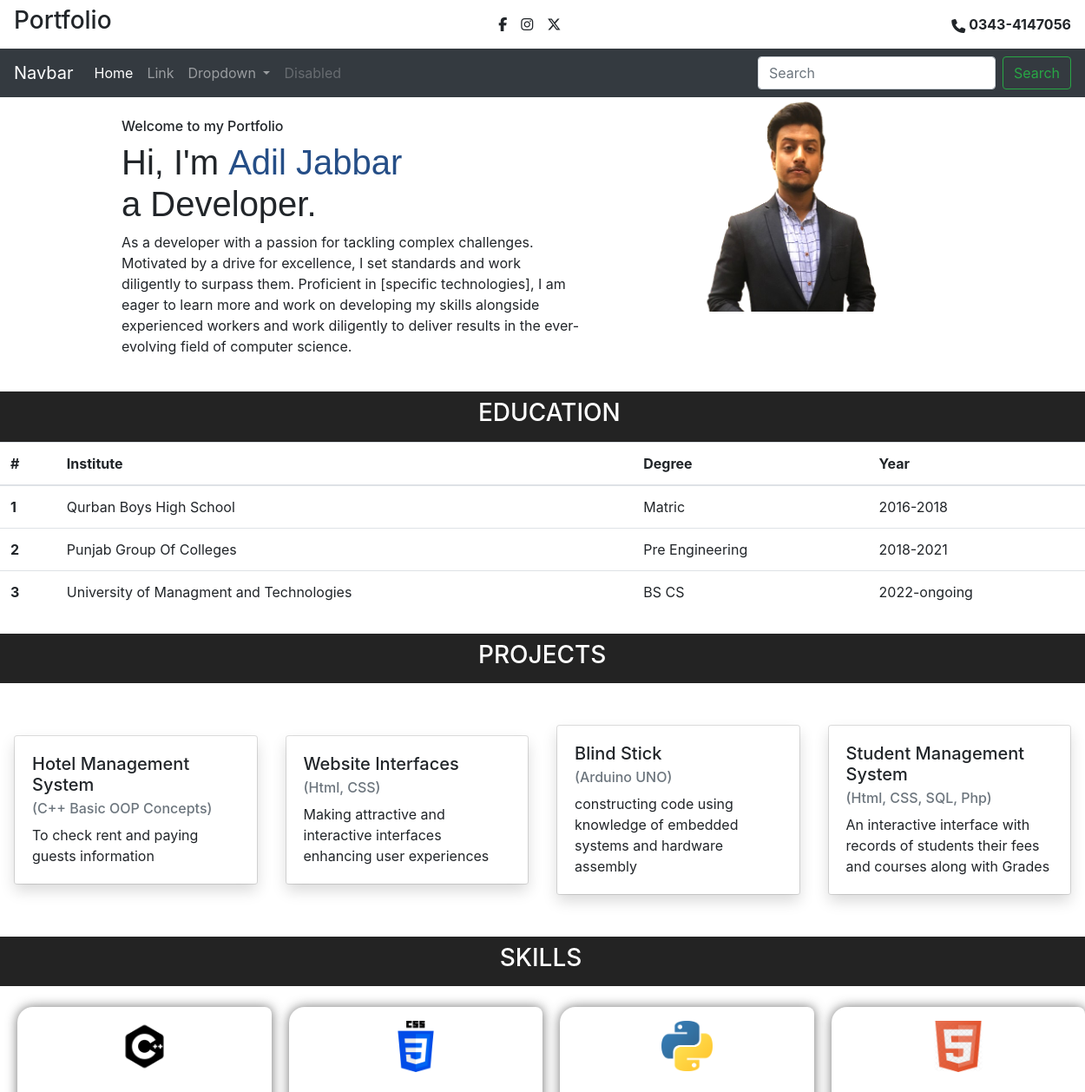
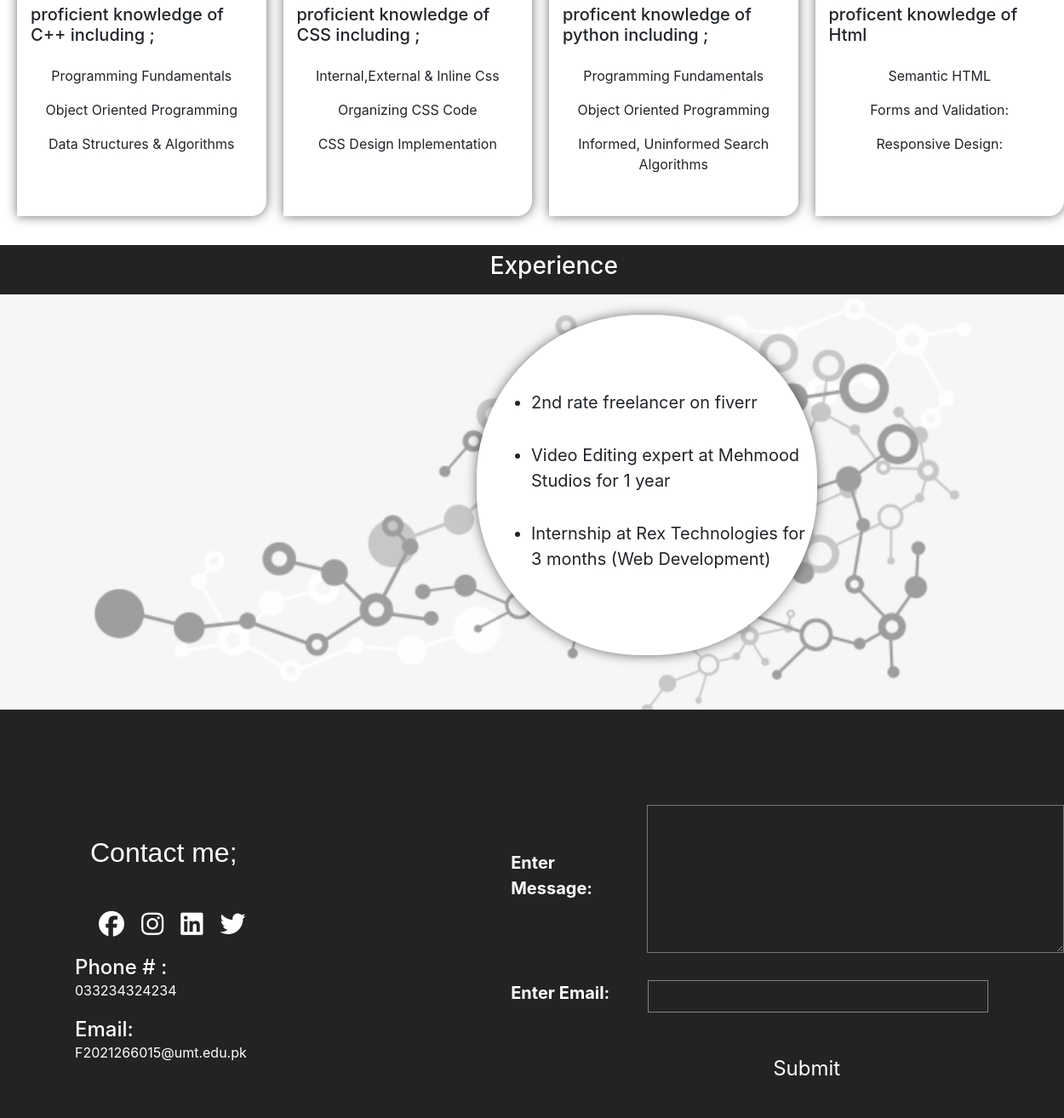
The page / on the database its author committed (2 pictures, top to bottom).
### portfolio/models.py (models this page shows, shortened)
class Intro(models.Model):
    Intro_Name = models.CharField( max_length=100)
    Intro_Status = models.CharField( max_length=100)
    Intro_par = models.TextField()
    image = models.ImageField(upload_to='profile_images/', null=True, blank=True)

class Edu(models.Model):
    institute = models.CharField(max_length=200)
    degree = models.CharField(max_length=100)
    year = models.CharField(max_length=50)

class Project(models.Model):
    title = models.CharField(max_length=200)
    description = models.TextField()
    technologies = models.CharField(max_length=200)

class Skill(models.Model):
    pic = models.ImageField(upload_to='c++.png/', null=True, blank=True)
    name = models.CharField(max_length=100)
    info = models.CharField(max_length=100)
    desc_1 = models.CharField(max_length=100)
    desc_2 = models.CharField(max_length=100)
    desc_3 = models.CharField(max_length=100)

class Exp(models.Model):
    desc = models.TextField()

### portfolio/views.py (the view)
# urls.py: path("", views.index, name='portfolio'),
def index(request):
    introdata = Intro.objects.first()
    edu = Edu.objects.all()
    projects = Project.objects.all()
    sk = Skill.objects.all()
    exp = Exp.objects.all()
    return render(request, 'index.html',{'introdata': introdata, 'edu': edu, 'projects': projects, 'sk': sk, 'exp':exp})

### templates/index.html (shortened to what this page needs)
<!DOCTYPE html>
<html lang="en">
<head>
  <link rel="stylesheet" href="https://cdn.jsdelivr.net/npm/bootstrap@4.4.1/dist/css/bootstrap.min.css"
>
  <link rel="stylesheet" href="https://cdnjs.cloudflare.com/ajax/libs/font-awesome/6.5.2/css/all.min.css"
 />
</head>
<body>
  <header class=" section1 d-flex justify-content-between align-items-center px-3 py-0 my-0 ">
    <div>
      <h3>Portfolio</h3>
    </div>
    <div class="d-flex">
      <i class="fa-brands fa-facebook-f px-2"></i>
      <i class="fa-brands fa-instagram px-2"></i>
      <i class="fa-brands fa-x-twitter px-2"></i>
    </div>
    <div class="d-flex text-center pt align-items-center justify-content-center ">
      <i class="fa-solid fa-phone px-1 pt-1 "></i>
      <p class="font-weight-bolder pt-3">0343-4147056</p>
    </div>
  </header>
  <nav class="navbar navbar-expand-lg navbar-dark bg-dark">
    <a class="navbar-brand" href="#">Navbar</a>
    <div class="collapse navbar-collapse" id="navbarSupportedContent">
      <ul class="navbar-nav mr-auto">
        <li class="nav-item active">
          <a class="nav-link" href="#">Home <span class="sr-only">(current)</span></a>
        </li>
        <li class="nav-item">
          <a class="nav-link" href="#">Link</a>
        </li>
        <li class="nav-item dropdown">
          <a class="nav-link dropdown-toggle" href="#" id="navbarDropdown" role="button" data-toggle="dropdown"
            aria-haspopup="true" aria-expanded="false">
            Dropdown
          </a>
        </li>
        <li class="nav-item">
          <a class="nav-link disabled" href="#" tabindex="-1" aria-disabled="true">Disabled</a>
        </li>
      </ul>
      <form class="form-inline my-2 my-lg-0">
        <input class="form-control mr-sm-2" type="search" placeholder="Search" aria-label="Search">
        <button class="btn btn-outline-success my-2 my-sm-0" type="submit">Search</button>
      </form>
    </div>
  </nav>
  <section class="Introduction" style="padding-left: 10%; display:flex;" class="intro d-lg-flex d-block ">
    <div id="intro" class="font-monospace col-md-6 py-4 mr-5">
      <h6>Welcome to my Portfolio</h6>
      <div style="font-family: Impact, Haettenschweiler, 'Arial Narrow Bold', sans-serif;">
        <h1 style="display: inline;">Hi, I'm </h1>
        <h1 class="name" style="color: rgb(37, 78, 135); display: inline;"> {{introdata.Intro_Name}}</h1>
        <h1>{{introdata.Intro_Status}}</h1>
      </div>
      <p>{{introdata.Intro_par}}</p>
    </div>
    <div class="col-md-4 ">
      <img src="{{ introdata.image.url }}" width="70%" class="ml-5">
    </div>
  </section>
  <section class="education">
    <div style="background-color: rgb(35, 35, 35); " class="p-2">
      <h3 style="margin-left: 44%;color: white;">EDUCATION</h3>
    </div>
    <table class="table">
      <thead>
          <tr>
              <th scope="col">#</th>
              <th scope="col">Institute</th>
              <th scope="col">Degree</th>
              <th scope="col">Year</th>
          </tr>
      </thead>
      <tbody>
          {% for e in edu %}
          <tr class="ro">
            <th schope="row">{{ forloop.counter }}</th>
            <td>{{ e.institute }}</td>
            <td>{{ e.degree }}</td>
            <td>{{ e.year }}</td>
          </tr>
          {% endfor %}
      </tbody>
  </table>
  </section>
  <section id="projects">
    <div style="background-color: rgb(35, 35, 35); " class="p-2 my-4">
      <h3 style="margin-left: 44%; color: white;">PROJECTS</h3>
    </div>
    <div class="cards  my-5  d-lg-flex align-items-lg-center justify-content-lg-center  d-block gap-lg-0 gap-3 " style="display:flex;">
    {% for p in projects %}
    <div class="card mx-lg-3 " style="width: 18rem;">
      <div class="card-body shadow ">
        <h5 class="card-title">{{ p.title }}</h5>
        <h6 class="card-subtitle mb-2 text-muted">{{ p.technologies}}</h6>
        <p class="card-text">{{ p.description }}</p>
      </div>
    </div>
    {% endfor %}
  </div>
  </section>
  <section class="Skills" >
    <div style="background-color: rgb(35, 35, 35); " class="p-2 my-4">
      <h3 style="margin-left: 46%; color: white;">SKILLS</h3>
  </div>
  <div class="cards_skills d-lg-flex align-items-lg-center justify-content-lg-center d-block gap-lg-0 gap-3">
      {% for s in sk %}
      <div class="card_s">
          <img style="margin-right:3rem; margin-top:1rem" src="{{ s.pic.url }}" width="20%" class="ml-5" >
          <h5 style="padding:1rem;display:flex;align-item:center;">{{s.info}}</h5>
          <p style="display:flex; flex-direction:column; text-align:center; align-item:center;">{{ s.desc_1 }}</p>
          <p style="display:flex; flex-direction:column; text-align:center; align-item:center;">{{ s.desc_2 }}</p>
          <p style="display:flex; flex-direction:column; text-align:center; align-item:center;">{{ s.desc_3 }}</p>
      </div>
      {% endfor %}
  </div>
  </section >
  <section class="experience">
     <div style="background-color: rgb(35, 35, 35); " class="p-2 my-4">
      <h3 style="margin-left: 46%; color: white;">Experience</h3>
    </div>
    <div id="exp_card">
      <ul style="list-style-type: disc;">
        {% for e in exp %}
        <li>{{ e.desc }} </li>
        {% endfor %}
      </ul>
    </div>
  </section>
  <section style="background-color: rgb(35, 35, 35); height: 30rem; display: flex;" class="contact">
    <div class="contact_left pt-5 mt-5 ml-5">
      <h2 class="contacth mt-5">Contact me;</h2>
    <div class="icons d-flex ml-5">
      <div class="icon">
        <i class="fa-brands fa-facebook"></i>
      </div>
      <div class="icon">
        <i class="fa-brands fa-instagram"></i>
      </div>
      <div class="icon">
        <i class="fa-brands fa-linkedin"></i>
      </div>
      <div class="icon">
        <i class="fa-brands fa-twitter"></i>
      </div>
    </div>
    <div style="color: white; margin-left: 40px; margin-top: 20px;">
      <h4 class="d-inline ">Phone # :</h4>
      <p class="d-inline "> 033234324234</p>
    </div>
    <div style="color: white; margin-left: 40px; margin-top: 20px;">
      <h4 class="d-inline ">Email:</h4>
      <p class="d-inline "> F2021266015@umt.edu.pk</p>
    </div>
    </div>
    <div class="contact_right">
      <form id="Contact" method="post" action="{% url 'contact' %}">
        <div style="display: flex; margin-left: 300px; margin-top: 7rem;">
          <label for="comment" style="color: white; display: flex; align-items: center;margin-right: 20px; font-size: 20px;"><b>Enter Message:</b> </label>
        <textarea id="comment" name="comment" id="comment" cols="50" rows="7" style="color: white; background-color: transparent;"></textarea>
        </div>
        <div style="display: flex; margin-left: 300px; margin-top: 2rem;">
          <label for="email" style="color: white; display: flex; align-items: center;margin-right: 45px; font-size: 20px;"><b>Enter Email:</b> </label>
          <input id="email" type="email" name="email" style="color: white; background-color: transparent; border: 1px solid rgb(132, 130, 130); width: 400px;">
        </div>
        <button class="submit_button" style="padding: 1rem; background:transparent; color:white;border: none; font-size: 1.5rem; margin-left:37rem; margin-top:2rem">Submit</button>
      </form>
    </div>
  </section>
</body>
</html>

### templates/index.html (style rules this page uses)
i { transition: 0.5s; }
.section1 h3 { transition: 0.5s; }
.card { transition: 0.5s; }
.name { transition: 0.5s; }
.ro { transition: 0.8s; }
.card_s { box-shadow: 0.2px 0.2px 13px rgba(60, 60, 60, 0.74); width: 20rem; display: flex; flex-direction: column; align-items: center; border-radius: 18px 8px 18px 0px; margin-bottom: 10px; margin-left: 20px; height: 22rem; transition: 0.5s; }
.contacth { font-family: Impact, Haettenschweiler, 'Arial Narrow Bold', sans-serif; color: white; margin-left: 23%; padding-top: 2%; }
.icon i { font-size: 30px; color: white; margin-left: 20px; margin-top: 20px; transition: 0.5s; }
.icons { margin-top: 30px; }
#exp_card { width: 25rem; height: 25rem; box-shadow: 0.2px 0.2px 13px rgba(60, 60, 60, 0.74); border-radius: 12rem; margin-top: 4rem 0px; margin-left: 35rem; background-color: white; }
#exp_card ul { padding-top: 5.5rem; padding-left: 4rem; font-size: 20px; }
#exp_card ul li { margin-bottom: 2rem; }
.experience { padding-bottom: 4rem; background-image: url(/static/assets/background_exp.png); background-size: cover; background-repeat: no-repeat; }

### rows shown on the page
Intro: Intro_Name "Adil Jabbar", Intro_Status "a Developer.", Intro_par "As a developer with a passion for tackling complex challenges. Motivated by a drive for excellence, I set standards and work diligently to surpass them. Proficient in [specific technologies], I am eager to learn more and work on developing my skills alongside experienced workers and work diligently to deliver results in the ever-evolving field of computer science.", image (picture)
Edu: institute "Qurban Boys High School", degree "Matric", year "2016-2018"
Edu: institute "Punjab Group Of Colleges", degree "Pre Engineering", year "2018-2021"
Edu: institute "University of Managment and Technologies", degree "BS CS", year "2022-ongoing"
Project: title "Hotel Management System", technologies "(C++ Basic OOP Concepts)", description "To check rent and paying guests information"
Project: title "Website Interfaces", technologies "(Html, CSS)", description "Making attractive and interactive interfaces enhancing user experiences"
Project: title "Blind Stick", technologies "(Arduino UNO)", description "constructing code using knowledge of embedded systems and hardware assembly"
Project: title "Student Management System", technologies "(Html, CSS, SQL, Php)", description "An interactive interface with records of students their fees and courses along with Grades"
Skill: pic (picture), info "proficient knowledge of C++ including ;", desc_1 "Programming Fundamentals", desc_2 "Object Oriented Programming", desc_3 "Data Structures & Algorithms"
Skill: pic (picture), info "proficient knowledge of CSS including ;", desc_1 "Internal,External & Inline Css", desc_2 "Organizing CSS Code", desc_3 "CSS Design Implementation"
Skill: pic (picture), info "proficent knowledge of python including ;", desc_1 "Programming Fundamentals", desc_2 "Object Oriented Programming", desc_3 "Informed, Uninformed Search Algorithms"
Skill: pic (picture), info "proficent knowledge of Html", desc_1 "Semantic HTML", desc_2 "Forms and Validation:", desc_3 "Responsive Design:"
Exp: desc "2nd rate freelancer on fiverr"
Exp: desc "Video Editing expert at Mehmood Studios for 1 year"
Exp: desc "Internship at Rex Technologies for 3 months (Web Development)"
